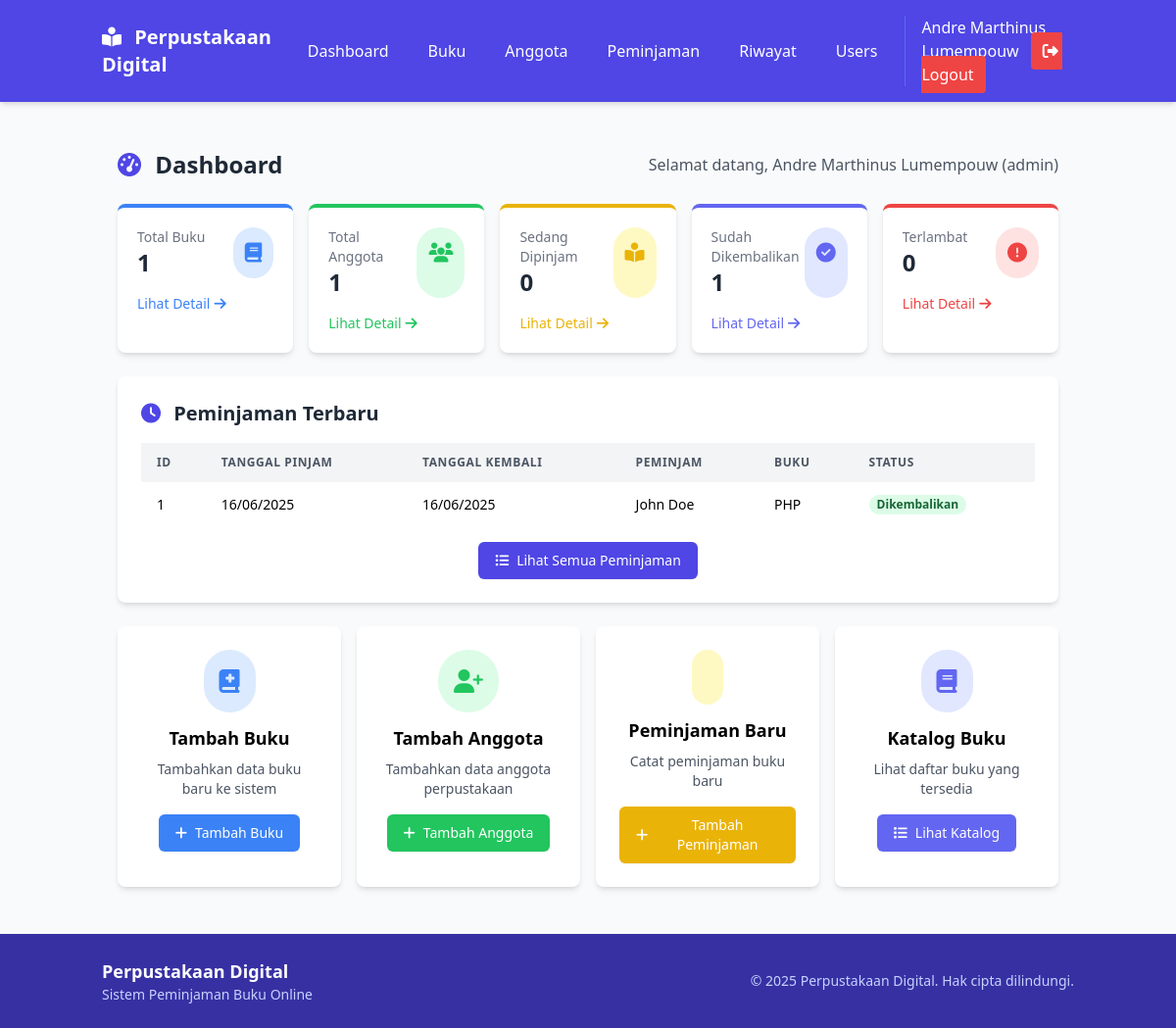
/dashboard.php (signed in), run on the app's committed database.
### tables this page shows
CREATE TABLE `meminjam` (
  `id_pinjam` int(11) NOT NULL,
  `tgl_pinjam` date NOT NULL,
  `tgl_jatuh_tempo` date DEFAULT NULL,
  `tgl_kembali` date DEFAULT NULL,
  `keterangan` text DEFAULT NULL,
  `id_anggota` int(11) NOT NULL,
  `id_buku` int(11) NOT NULL,
  `status` enum('dipinjam','kembali','terlambat') NOT NULL
);

CREATE TABLE `anggota` (
  `id_anggota` int(11) NOT NULL,
  `kode_anggota` varchar(10) NOT NULL,
  `nama` varchar(100) NOT NULL,
  `alamat` text DEFAULT NULL,
  `no_telepon` varchar(15) DEFAULT NULL
);

CREATE TABLE `buku` (
  `id_buku` int(11) NOT NULL,
  `kode_buku` varchar(10) NOT NULL,
  `judul_buku` varchar(255) NOT NULL,
  `penulis` varchar(100) DEFAULT NULL,
  `penerbit` varchar(100) DEFAULT NULL,
  `tahun_terbit` year(4) DEFAULT NULL,
  `stok` int(11) DEFAULT NULL
);

### config/auth.php (called while the page is built, shortened)
<?php
function checkAccess($allowed_roles = []) {
    return in_array($_SESSION['role'], $allowed_roles);
}

### dashboard.php (the view, shortened to what this page needs)
<?php
require_once 'config/db.php';
require_once 'config/auth.php';
try {
    $book_query = "SELECT COUNT(*) as total_books FROM buku";
    $book_stmt = $conn->query($book_query);
    $total_books = $book_stmt->fetch(PDO::FETCH_ASSOC)['total_books'];
    if(checkAccess([1, 2])) {
        $member_query = "SELECT COUNT(*) as total_members FROM anggota";
        $member_stmt = $conn->query($member_query);
        $total_members = $member_stmt->fetch(PDO::FETCH_ASSOC)['total_members'];
        $active_loan_query = "SELECT COUNT(*) as total_active FROM meminjam WHERE status = 'dipinjam'";
        $active_loan_stmt = $conn->query($active_loan_query);
        $total_active = $active_loan_stmt->fetch(PDO::FETCH_ASSOC)['total_active'];
        $returned_query = "SELECT COUNT(*) as total_returned FROM meminjam WHERE status = 'kembali'";
        $returned_stmt = $conn->query($returned_query);
        $total_returned = $returned_stmt->fetch(PDO::FETCH_ASSOC)['total_returned'];
        $late_query = "SELECT COUNT(*) as total_late FROM meminjam WHERE status = 'terlambat'";
        $late_stmt = $conn->query($late_query);
        $total_late = $late_stmt->fetch(PDO::FETCH_ASSOC)['total_late'];
    }
    if(checkAccess([1, 2])) {
        $recent_query = "SELECT m.id_pinjam, m.tgl_pinjam, m.tgl_kembali, m.status,
                      a.nama as nama_anggota, b.judul_buku
                      FROM meminjam m
                      JOIN anggota a ON m.id_anggota = a.id_anggota
                      JOIN buku b ON m.id_buku = b.id_buku
                      ORDER BY m.tgl_pinjam DESC
                      LIMIT 5";
        $recent_stmt = $conn->query($recent_query);    }
    $recent_loans = $recent_stmt->fetchAll(PDO::FETCH_ASSOC);
} catch(PDOException $e) {
    $error = "Error: " . $e->getMessage();
}
include 'templates/header.php';
?>
<div class="container mx-auto px-4 py-6">
    <div class="flex flex-col md:flex-row justify-between items-center mb-6">
        <h1 class="text-2xl font-bold text-gray-800">
            <i class="fas fa-tachometer-alt mr-2 text-indigo-600"></i> Dashboard
        </h1>
        <div class="mt-4 md:mt-0">
            <p class="text-gray-600">Selamat datang, <span class="font-medium"><?= $_SESSION['nama'] ?></span> (<?= $_SESSION['role_name'] ?>)</p>
        </div>
    </div>
    <div class="grid grid-cols-1 sm:grid-cols-2 lg:grid-cols-<?= checkAccess([1, 2]) ? '5' : '3' ?> gap-4 mb-6">
        <div class="bg-white rounded-lg shadow-md p-5 border-t-4 border-blue-500 hover:shadow-lg transition duration-300">
            <div class="flex justify-between">
                <div>
                    <h3 class="text-gray-500 text-sm">Total Buku</h3>
                    <p class="text-2xl font-bold text-gray-800"><?= $total_books ?></p>
                </div>
                <div class="rounded-full bg-blue-100 p-3">
                    <i class="fas fa-book text-blue-500 text-xl"></i>
                </div>
            </div>
            <a href="buku/" class="text-blue-500 hover:text-blue-600 text-sm flex items-center mt-4">
                <span>Lihat Detail</span>
                <i class="fas fa-arrow-right ml-1"></i>
            </a>
        </div>
        <?php if(checkAccess([1, 2])):  ?>
        <div class="bg-white rounded-lg shadow-md p-5 border-t-4 border-green-500 hover:shadow-lg transition duration-300">
            <div class="flex justify-between">
                <div>
                    <h3 class="text-gray-500 text-sm">Total Anggota</h3>
                    <p class="text-2xl font-bold text-gray-800"><?= $total_members ?></p>
                </div>
                <div class="rounded-full bg-green-100 p-3">
                    <i class="fas fa-users text-green-500 text-xl"></i>
                </div>
            </div>
            <a href="anggota/" class="text-green-500 hover:text-green-600 text-sm flex items-center mt-4">
                <span>Lihat Detail</span>
                <i class="fas fa-arrow-right ml-1"></i>
            </a>
        </div>
        <?php endif; ?>
        <div class="bg-white rounded-lg shadow-md p-5 border-t-4 border-yellow-500 hover:shadow-lg transition duration-300">
            <div class="flex justify-between">
                <div>
                    <h3 class="text-gray-500 text-sm"><?= $_SESSION['role'] == 3 ? 'Anda Sedang Meminjam' : 'Sedang Dipinjam' ?></h3>
                    <p class="text-2xl font-bold text-gray-800"><?= isset($total_active) ? $total_active : '0' ?></p>
                </div>
                <div class="rounded-full bg-yellow-100 p-3">
                    <i class="fas fa-book-reader text-yellow-500 text-xl"></i>
                </div>
            </div>
            <a href="<?= $_SESSION['role'] == 3 ? 'riwayatpinjam/?filter=dipinjam' : 'pinjam/' ?>" class="text-yellow-500 hover:text-yellow-600 text-sm flex items-center mt-4">
                <span>Lihat Detail</span>
                <i class="fas fa-arrow-right ml-1"></i>
            </a>
        </div>
        <div class="bg-white rounded-lg shadow-md p-5 border-t-4 border-indigo-500 hover:shadow-lg transition duration-300">
            <div class="flex justify-between">
                <div>
                    <h3 class="text-gray-500 text-sm"><?= $_SESSION['role'] == 3 ? 'Buku Yang Sudah Anda Kembalikan' : 'Sudah Dikembalikan' ?></h3>
                    <p class="text-2xl font-bold text-gray-800"><?= isset($total_returned) ? $total_returned : '0' ?></p>
                </div>
                <div class="rounded-full bg-indigo-100 p-3">
                    <i class="fas fa-check-circle text-indigo-500 text-xl"></i>
                </div>
            </div>
            <a href="riwayatpinjam/" class="text-indigo-500 hover:text-indigo-600 text-sm flex items-center mt-4">
                <span>Lihat Detail</span>
                <i class="fas fa-arrow-right ml-1"></i>
            </a>
        </div>
        <div class="bg-white rounded-lg shadow-md p-5 border-t-4 border-red-500 hover:shadow-lg transition duration-300">
            <div class="flex justify-between">
                <div>
                    <h3 class="text-gray-500 text-sm"><?= $_SESSION['role'] == 3 ? 'Peminjaman Terlambat Anda' : 'Terlambat' ?></h3>
                    <p class="text-2xl font-bold text-gray-800"><?= isset($total_late) ? $total_late : '0' ?></p>
                </div>
                <div class="rounded-full bg-red-100 p-3">
                    <i class="fas fa-exclamation-circle text-red-500 text-xl"></i>
                </div>
            </div>
            <a href="<?= $_SESSION['role'] == 3 ? 'riwayatpinjam/?filter=terlambat' : 'pinjam/?filter=terlambat' ?>" class="text-red-500 hover:text-red-600 text-sm flex items-center mt-4">
                <span>Lihat Detail</span>
                <i class="fas fa-arrow-right ml-1"></i>
            </a>
        </div>
    </div>
    <div class="bg-white rounded-lg shadow-md p-6 mb-6">
        <h2 class="text-xl font-bold text-gray-800 mb-4">
            <i class="fas fa-clock mr-2 text-indigo-600"></i>
            <?= $_SESSION['role'] == 3 ? 'Riwayat Peminjaman Anda' : 'Peminjaman Terbaru' ?>
        </h2>
        <div class="overflow-x-auto">
            <table class="min-w-full bg-white">
                <thead>
                    <tr>
                        <th class="py-3 px-4 bg-gray-100 text-left text-xs font-semibold text-gray-600 uppercase tracking-wider">ID</th>
                        <th class="py-3 px-4 bg-gray-100 text-left text-xs font-semibold text-gray-600 uppercase tracking-wider">Tanggal Pinjam</th>
                        <th class="py-3 px-4 bg-gray-100 text-left text-xs font-semibold text-gray-600 uppercase tracking-wider">Tanggal Kembali</th>
                        <?php if(checkAccess([1, 2])):  ?>
                        <th class="py-3 px-4 bg-gray-100 text-left text-xs font-semibold text-gray-600 uppercase tracking-wider">Peminjam</th>
                        <?php endif; ?>
                        <th class="py-3 px-4 bg-gray-100 text-left text-xs font-semibold text-gray-600 uppercase tracking-wider">Buku</th>
                        <th class="py-3 px-4 bg-gray-100 text-left text-xs font-semibold text-gray-600 uppercase tracking-wider">Status</th>
                    </tr>
                </thead>
                <tbody class="divide-y divide-gray-200">
                    <?php if(count($recent_loans) > 0): ?>
                        <?php foreach($recent_loans as $loan): ?>
                            <tr class="hover:bg-gray-50">
                                <td class="py-3 px-4 text-sm"><?= $loan['id_pinjam'] ?></td>
                                <td class="py-3 px-4 text-sm"><?= date('d/m/Y', strtotime($loan['tgl_pinjam'])) ?></td>
                                <td class="py-3 px-4 text-sm">
                                    <?= $loan['tgl_kembali'] ? date('d/m/Y', strtotime($loan['tgl_kembali'])) : '-' ?>
                                </td>
                                <?php if(checkAccess([1, 2])):  ?>
                                <td class="py-3 px-4 text-sm"><?= $loan['nama_anggota'] ?></td>
                                <?php endif; ?>
                                <td class="py-3 px-4 text-sm"><?= $loan['judul_buku'] ?></td>
                                <td class="py-3 px-4 text-sm">
                                    <?php if($loan['status'] == 'dipinjam'): ?>
                                        <span class="px-2 inline-flex text-xs leading-5 font-semibold rounded-full bg-yellow-100 text-yellow-800">
                                            Dipinjam
                                        </span>
                                    <?php elseif($loan['status'] == 'kembali'): ?>
                                        <span class="px-2 inline-flex text-xs leading-5 font-semibold rounded-full bg-green-100 text-green-800">
                                            Dikembalikan
                                        </span>
                                    <?php else: ?>
                                        <span class="px-2 inline-flex text-xs leading-5 font-semibold rounded-full bg-red-100 text-red-800">
                                            Terlambat
                                        </span>
                                    <?php endif; ?>
                                </td>
                            </tr>
                        <?php endforeach; ?>
                    <?php else: ?>
                        <tr>
                            <td colspan="<?= checkAccess([1, 2]) ? '6' : '5' ?>" class="py-3 px-4 text-center text-sm text-gray-500">Tidak ada data peminjaman terbaru</td>
                        </tr>
                    <?php endif; ?>
                </tbody>
            </table>
        </div>
        <div class="mt-4 text-center">
            <a href="<?= $_SESSION['role'] == 3 ? 'riwayatpinjam/' : 'pinjam/' ?>" class="inline-flex items-center px-4 py-2 border border-transparent rounded-md shadow-sm text-sm font-medium text-white bg-indigo-600 hover:bg-indigo-700">
                <i class="fas fa-list-ul mr-2"></i>
                <?= $_SESSION['role'] == 3 ? 'Lihat Semua Riwayat Peminjaman' : 'Lihat Semua Peminjaman' ?>
            </a>
        </div>
    </div>
    <div class="grid grid-cols-1 md:grid-cols-2 lg:grid-cols-<?= checkAccess([1, 2]) ? '4' : '2' ?> gap-4">
        <?php if(checkAccess([1, 2])):  ?>
        <div class="bg-white rounded-lg shadow-md p-6 hover:shadow-lg transition duration-300 card-hover">
            <div class="text-center">
                <div class="rounded-full bg-blue-100 p-4 inline-block">
                    <i class="fas fa-book-medical text-blue-500 text-2xl"></i>
                </div>
                <h3 class="text-lg font-semibold mt-3">Tambah Buku</h3>
                <p class="text-gray-600 text-sm mt-2">Tambahkan data buku baru ke sistem</p>
                <a href="buku/tambah.php" class="mt-4 inline-flex items-center px-4 py-2 border border-transparent rounded-md shadow-sm text-sm font-medium text-white bg-blue-500 hover:bg-blue-600">
                    <i class="fas fa-plus mr-2"></i> Tambah Buku
                </a>
            </div>
        </div>
        <div class="bg-white rounded-lg shadow-md p-6 hover:shadow-lg transition duration-300 card-hover">
            <div class="text-center">
                <div class="rounded-full bg-green-100 p-4 inline-block">
                    <i class="fas fa-user-plus text-green-500 text-2xl"></i>
                </div>
                <h3 class="text-lg font-semibold mt-3">Tambah Anggota</h3>
                <p class="text-gray-600 text-sm mt-2">Tambahkan data anggota perpustakaan</p>
                <a href="anggota/tambah.php" class="mt-4 inline-flex items-center px-4 py-2 border border-transparent rounded-md shadow-sm text-sm font-medium text-white bg-green-500 hover:bg-green-600">
                    <i class="fas fa-plus mr-2"></i> Tambah Anggota
                </a>
            </div>
        </div>
        <div class="bg-white rounded-lg shadow-md p-6 hover:shadow-lg transition duration-300 card-hover">
            <div class="text-center">
                <div class="rounded-full bg-yellow-100 p-4 inline-block">
                </div>
                <h3 class="text-lg font-semibold mt-3">Peminjaman Baru</h3>
                <p class="text-gray-600 text-sm mt-2">Catat peminjaman buku baru</p>
                <a href="pinjam/tambah.php" class="mt-4 inline-flex items-center px-4 py-2 border border-transparent rounded-md shadow-sm text-sm font-medium text-white bg-yellow-500 hover:bg-yellow-600">
                    <i class="fas fa-plus mr-2"></i> Tambah Peminjaman
                </a>
            </div>
        </div>
        <?php endif; ?>
        <div class="bg-white rounded-lg shadow-md p-6 hover:shadow-lg transition duration-300 card-hover">
            <div class="text-center">
                <div class="rounded-full bg-indigo-100 p-4 inline-block">
                    <i class="fas fa-book text-indigo-500 text-2xl"></i>
                </div>
                <h3 class="text-lg font-semibold mt-3">Katalog Buku</h3>
                <p class="text-gray-600 text-sm mt-2">Lihat daftar buku yang tersedia</p>
                <a href="buku/" class="mt-4 inline-flex items-center px-4 py-2 border border-transparent rounded-md shadow-sm text-sm font-medium text-white bg-indigo-500 hover:bg-indigo-600">
                    <i class="fas fa-list mr-2"></i> Lihat Katalog
                </a>
            </div>
        </div>
    </div>
</div>
<?php include 'templates/footer.php'; ?>

### css/style.css (style rules this page uses)
.transition { transition: all 0.3s ease; }

### data on the page
meminjam: id_pinjam "1", tgl_pinjam "16/06/2025", tgl_kembali "16/06/2025", id_anggota.nama "John Doe", id_buku.judul_buku "PHP", status "Dikembalikan"

### other printed values
$_SESSION['nama'] "Andre Marthinus Lumempouw"
$_SESSION['role_name'] "admin"
$total_books "1"
$total_members "1"
$total_active "0"
$total_returned "1"
$total_late "0"
